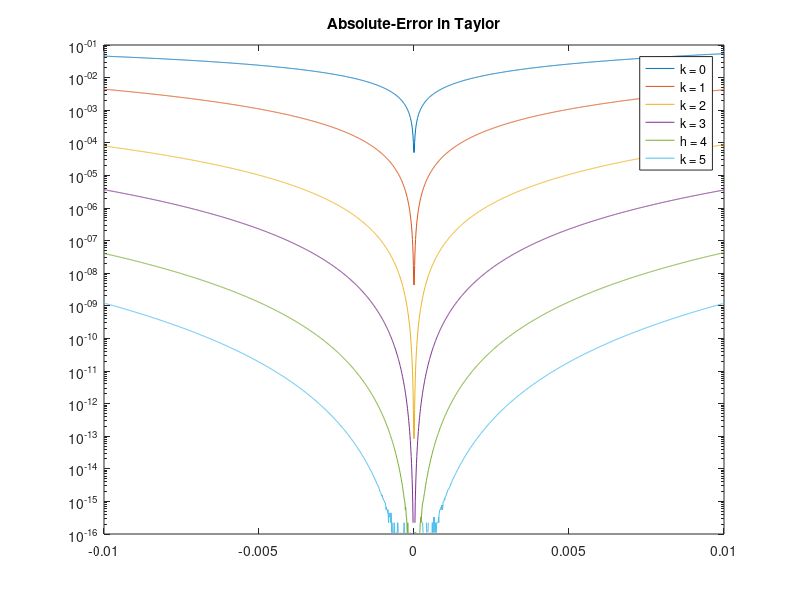

Source code (MATLAB):
function retval = ej1 ()
  warning('off', 'all');
  w = 10;
  xi = pi/(6*w);
  h = 0-0.01:0.00001:0+0.01;
  
  fk0 = cos(w*(xi));
  fk1 = fk0 - (sin(w*(xi)) * w * h.^1) / factorial(1);
  fk2 = fk1 - (cos(w*(xi)) * w .^ 2 * h.^2) / factorial(2);
  fk3 = fk2 + (sin(w*(xi)) * w .^ 3 * h.^3) / factorial(3);
  fk4 = fk3 + (cos(w*(xi)) * w .^ 4 * h.^4) / factorial(4);
  fk5 = fk4 - (sin(w*(xi)) * w .^ 5 * h.^5) / factorial(5);
  
  semilogy(h, abs(fk0 - cos(w * (xi + h))));
  hold on;
  semilogy(h, abs(fk1 - cos(w * (xi + h))));
  hold on; 
  semilogy(h, abs(fk2 - cos(w * (xi + h))));
  hold on;
  semilogy(h, abs(fk3 - cos(w * (xi + h))));
  hold on; 
  semilogy(h, abs(fk4 - cos(w * (xi + h))));
  hold on;  
  semilogy(h, abs(fk5 - cos(w * (xi + h))));
  hold on; 
  
  legend('k = 0', 'k = 1', 'k = 2', 'k = 3', 'h = 4', 'k = 5');
  title( 'Absolute-Error in Taylor' );
endfunction
